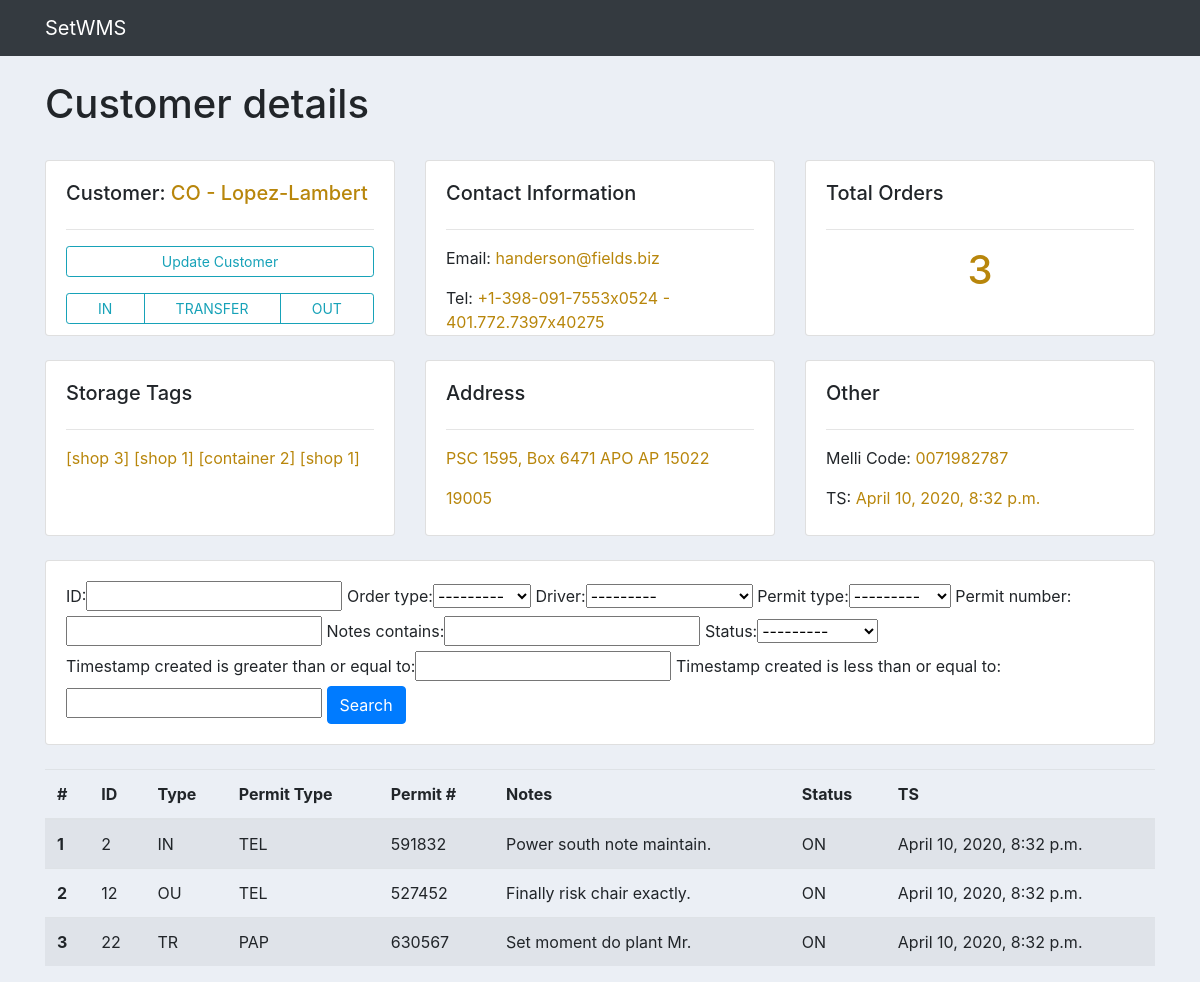
Before: /set_app/customers/2/ with the older database file.
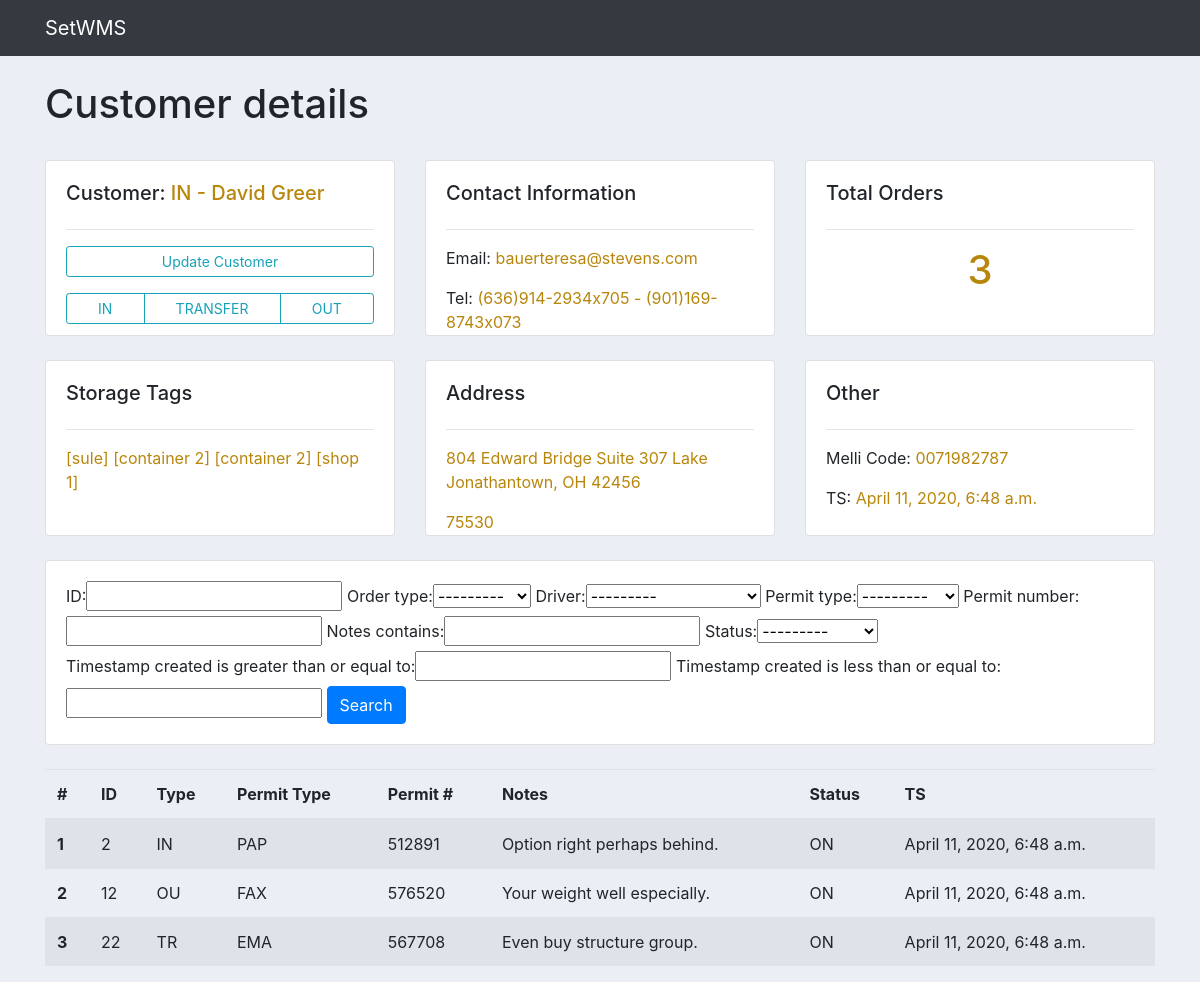
After: the same page with the newer database file.
### set_app/models.py (models this page shows, shortened)
class Customer(models.Model):
	INDIVIDUAL = 'IN'
	COMPANY = 'CO'
	OTHER = 'OT'
	ENTITY_TYPE_CHOICES = [
		(INDIVIDUAL, 'Individual'),
		(COMPANY, 'Company'),
		(OTHER, 'Other'),
	]
	entity_type = models.CharField(
		max_length=2,
		choices=ENTITY_TYPE_CHOICES,
		default=INDIVIDUAL,
	)
	first_name = models.CharField(max_length=256, default="first name", blank=True)
	last_name = models.CharField(max_length=256, default="last name", blank=True)
	company_name = models.CharField(max_length=256, default="company name", blank=True)
	melli_code = models.CharField(max_length=10, default=0, validators=[NUMERIC])
	tel1 = models.CharField(max_length=256, default="XXXXXXXX")
	tel2 = models.CharField(max_length=256, default="XXXXXXXX", blank=True)
	email = models.EmailField()
	address = models.CharField(max_length=512, default="address")
	postcode = models.CharField(max_length=10, default="XXXXXXXXXX")
	storage_tags = models.ManyToManyField(StorageTag)
	timestamp_created = models.DateTimeField(auto_now_add=True)
	warehouse = models.ForeignKey(Warehouse, related_name='customers', on_delete=models.CASCADE, default=DEFAULT_WH_ID)
	def __str__(self):
		if self.entity_type == self.INDIVIDUAL:
			return self.entity_type + " - " + self.first_name + " " + self.last_name
		elif self.entity_type == self.COMPANY:
			return self.entity_type + " - " + self.company_name
		else:
			return "Customer __str__ ERROR!"

class StorageTag(models.Model):
	name = models.CharField(max_length=256, default="Storage Tag Name")
	def __str__(self):
		return self.name

class Order(models.Model):
	sys_order_no = models.PositiveIntegerField()
	warehouse = models.ForeignKey(Warehouse, on_delete=models.SET_NULL, null=True, default=DEFAULT_WH_ID)
	customer = models.ForeignKey(Customer, on_delete=models.SET_NULL, null=True, related_name='orders')
	order_choices = (('IN', 'Inbound'), ('OU', 'Outbound'), ('TR', 'Transfer '))
	order_type = models.CharField(max_length=10, choices=order_choices, default='ON', null=False)
	permit_choices = (('PAP', 'Paper'), ('FAX', 'Fax'), ('EMA', 'Email'), ('TEL', 'Telephone'))
	permit_type = models.CharField(max_length=10, choices=permit_choices, default='ON', null=False)
	permit_number = models.CharField(max_length=30, default="0", blank=False, unique=False, null=True)
	notes = models.TextField(max_length=2048, default="some notes", blank=True)
	origin_destination = models.CharField(max_length=30, default="0", blank=False, null=True)
	billway_number = models.CharField(max_length=30, default="0", blank=False, unique=False, null=True)
	transport_company = models.CharField(max_length=256, default="company name", blank=True)
	sender_receiver = models.CharField(max_length=50, default="0", blank=False, unique=False, null=True)
	receiving_customer = models.ForeignKey(Customer, on_delete=models.SET_NULL, null=True,
	                                       related_name='receiving_customer')  # used only for transfer
	status_choices = (('OFF', 'Off - inactive'), ('ON', 'On - active'))
	status = models.CharField(max_length=20, choices=status_choices, default='ON')
	timestamp_created = models.DateTimeField(auto_now_add=True)
	driver = models.ForeignKey(Driver, on_delete=models.SET_NULL, null=True)

### set_app/views.py (the view)
# urls.py: path('customers/<int:pk>/', views.CustomerMorDetailView, name='customer_more_detail'),
def CustomerMorDetailView(request, pk):
	customer = Customer.objects.get(id=pk)
	orders = customer.orders.all()
	total_orders = orders.count()
	customer_name = customer.__str__
	myFilter = OrderFilter(request.GET,queryset=orders)
	orders = myFilter.qs
	context = {'customer':customer, 'orders':orders, 'total_orders':total_orders, 'customer_name':customer_name,'myfilter':myFilter}
	return render(request, 'set_app/customer_more_detail.html', context)

### set_app/models.py (called while the page is built)
	def __str__(self):
		return self.first_name + " " + self.last_name

### set_app/templates/set_app/customer_more_detail.html (shortened to what the changed rows need)
{% extends "set_app/set_app_base.html" %}
{% block body_block %}
    <br>
    <h1>Customer details</h1>
    <br>
    <div class="row">
        <div class="col-md">
            <div class="card card-body" style="height: 11rem;">
                <h5>Customer: <span style="color:darkgoldenrod">{{ customer_name }}</span></h5>
            </div>
        </div>
        <div class="col-md">
            <div class="card card-body" style="height: 11rem;">
                <p>Email: <span style="color:darkgoldenrod;">{{ customer.email }}</span></p>
                <p>Tel: <span style="color:darkgoldenrod;">{{ customer.tel1 }} - {{ customer.tel2 }}</span></p>
            </div>
        </div>
        <div class="col-md">
            <div class="card card-body" style="height: 11rem;">
                <h1 style="color:darkgoldenrod; text-align:center;">{{ total_orders }}</h1>
            </div>
        </div>
    </div>
    <br>
    <div class="row">
        <div class="col-md">
            <div class="card card-body" style="height: 11rem;">
                <h5>Storage Tags</h5>
                <hr>
                <p style="color:darkgoldenrod;">
                    {% for tag_name in customer.storage_tags.all %}
                        [{{ tag_name }}]
                    {% endfor %}
                </p>
            </div>
        </div>
        <div class="col-md">
            <div class="card card-body" style="height: 11rem;">
                <h5>Address</h5>
                <hr>
                <p style="color:darkgoldenrod;">{{ customer.address }}</p>
                <p style="color:darkgoldenrod;">{{ customer.postcode }}</p>
            </div>
        </div>
        <div class="col-md">
            <div class="card card-body" style="height: 11rem;">
                <p>Melli Code: <span style="color:darkgoldenrod;">{{ customer.melli_code }}</span></p>
                <p>TS: <span style="color:darkgoldenrod;">{{ customer.timestamp_created }}</span></p>
            </div>
        </div>
    </div>
    <br>
    <div class="row">
        <div class="col">
            <div class="card card-body">
                <form method="get">
                    {{ myfilter.form }}
                </form>
            </div>
        </div>
    </div>
    <br>
    <table class="table table-striped">
        <thead>
        <tr>
            <th scope="col">#</th>
            <th scope="col">ID</th>
            <th scope="col">Type</th>
            <th scope="col">Permit Type</th>
            <th scope="col">Permit #</th>
            <th scope="col">Notes</th>
            <th scope="col">Status</th>
            <th scope="col">TS</th>
        </tr>
        </thead>
        <tbody>
        {% for order in orders %}
            <tr>
                <th scope="row">{{ forloop.counter }}</th>
                <td>{{ order.id }}</td>
                <td>{{ order.order_type }}</td>
                <td>{{ order.permit_type }}</td>
                <td>{{ order.permit_number }}</td>
                <td>{{ order.notes }}</td>
                <td>{{ order.status }}</td>
                <td>{{ order.timestamp_created }}</td>
            </tr>
        {% endfor %}
        </tbody>
    </table>
    </html>
{% endblock %}

Changed rows visible on the page:
changed Customer: entity_type+first_name+last_name "CO - Lopez-Lambert" → "IN - David Greer"; email "handerson@fields.biz" → "bauerteresa@stevens.com"; tel1 "+1-398-091-7553x0524" → "(636)914-2934x705"; tel2 "401.772.7397x40275" → "(901)169-8743x073"; address "PSC 1595, Box 6471 APO AP 15022" → "804 Edward Bridge Suite 307 Lake Jonathantown, OH 42456"; postcode "19005" → "75530"; timestamp_created "April 10, 2020, 8:32 p.m." → "April 11, 2020, 6:48 a.m."
changed StorageTag: name "shop 3" → "sule"
changed StorageTag (number 2 of 4 on the later page): name "shop 1" → "container 2"
changed Order "IN": permit_type "TEL" → "PAP"; permit_number "591832" → "512891"; notes "Power south note maintain." → "Option right perhaps behind."; timestamp_created "April 10, 2020, 8:32 p.m." → "April 11, 2020, 6:48 a.m."
changed Order "OU": permit_type "TEL" → "FAX"; permit_number "527452" → "576520"; notes "Finally risk chair exactly." → "Your weight well especially."; timestamp_created "April 10, 2020, 8:32 p.m." → "April 11, 2020, 6:48 a.m."
changed Order "TR": permit_type "PAP" → "EMA"; permit_number "630567" → "567708"; notes "Set moment do plant Mr." → "Even buy structure group."; timestamp_created "April 10, 2020, 8:32 p.m." → "April 11, 2020, 6:48 a.m."
